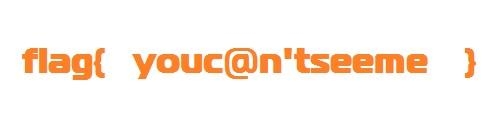

Generate this figure with Python:
from PIL import Image
#设置画布的大小
x = 503
y = 122
 
im = Image.new('RGB', (x, y))#建一个画布
with open('flag.txt') as f:#打开1.txt文件命名为f
    for i in range(x):
        for j in range(y):#遍历坐标值
            line = f.readline()#读取文件一行数据
            s = line.split(',')#以空格分开获得RGB颜色的十进制代码
            im.putpixel((i, j), (int(s[0]), int(s[1]), int(s[2])))#在对应的坐标上画上对应颜色的像素点
im.save('flag.jpg')#保存图片